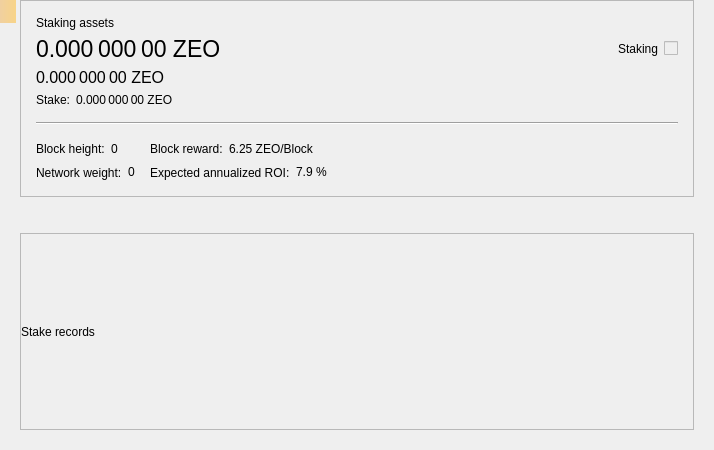
<?xml version="1.0" encoding="UTF-8"?>
<ui version="4.0">
 <class>StakePage</class>
 <widget class="QWidget" name="StakePage">
  <property name="geometry">
   <rect>
    <x>0</x>
    <y>0</y>
    <width>714</width>
    <height>450</height>
   </rect>
  </property>
  <property name="windowTitle">
   <string>Form</string>
  </property>
  <layout class="QVBoxLayout" name="verticalLayout_3">
   <property name="leftMargin">
    <number>20</number>
   </property>
   <property name="topMargin">
    <number>0</number>
   </property>
   <property name="rightMargin">
    <number>20</number>
   </property>
   <property name="bottomMargin">
    <number>20</number>
   </property>
   <item>
    <widget class="QFrame" name="frameStakeInfo">
     <property name="frameShape">
      <enum>QFrame::StyledPanel</enum>
     </property>
     <property name="frameShadow">
      <enum>QFrame::Raised</enum>
     </property>
     <layout class="QVBoxLayout" name="verticalLayout">
      <property name="spacing">
       <number>15</number>
      </property>
      <property name="leftMargin">
       <number>15</number>
      </property>
      <property name="topMargin">
       <number>15</number>
      </property>
      <property name="rightMargin">
       <number>15</number>
      </property>
      <property name="bottomMargin">
       <number>15</number>
      </property>
      <item>
       <layout class="QGridLayout" name="gridLayout_2">
        <property name="spacing">
         <number>6</number>
        </property>
        <item row="1" column="0">
         <widget class="QLabel" name="labelAssets">
          <property name="font">
           <font>
            <pointsize>17</pointsize>
           </font>
          </property>
          <property name="cursor">
           <cursorShape>IBeamCursor</cursorShape>
          </property>
          <property name="toolTip">
           <string>Your current spendable balance</string>
          </property>
          <property name="text">
           <string notr="true">0.000 000 00 ZEO</string>
          </property>
          <property name="alignment">
           <set>Qt::AlignLeading|Qt::AlignLeft|Qt::AlignVCenter</set>
          </property>
          <property name="textInteractionFlags">
           <set>Qt::LinksAccessibleByMouse|Qt::TextSelectableByMouse</set>
          </property>
         </widget>
        </item>
        <item row="2" column="0">
         <widget class="QLabel" name="labelAssetsImmature">
          <property name="font">
           <font>
            <pointsize>12</pointsize>
           </font>
          </property>
          <property name="cursor">
           <cursorShape>IBeamCursor</cursorShape>
          </property>
          <property name="toolTip">
           <string>Your immature balance</string>
          </property>
          <property name="text">
           <string notr="true">0.000 000 00 ZEO</string>
          </property>
          <property name="alignment">
           <set>Qt::AlignLeading|Qt::AlignLeft|Qt::AlignVCenter</set>
          </property>
          <property name="textInteractionFlags">
           <set>Qt::LinksAccessibleByMouse|Qt::TextSelectableByMouse</set>
          </property>
         </widget>
        </item>
        <item row="0" column="0">
         <widget class="QLabel" name="labelAssetsText">
          <property name="text">
           <string>Staking assets</string>
          </property>
          <property name="alignment">
           <set>Qt::AlignLeading|Qt::AlignLeft|Qt::AlignVCenter</set>
          </property>
         </widget>
        </item>
        <item row="1" column="2">
         <spacer name="horizontalSpacer_2">
          <property name="orientation">
           <enum>Qt::Horizontal</enum>
          </property>
          <property name="sizeHint" stdset="0">
           <size>
            <width>40</width>
            <height>20</height>
           </size>
          </property>
         </spacer>
        </item>
        <item row="4" column="0">
         <layout class="QHBoxLayout" name="horizontalLayout_5">
          <property name="spacing">
           <number>6</number>
          </property>
          <item>
           <widget class="QLabel" name="labelStakeText">
            <property name="sizePolicy">
             <sizepolicy hsizetype="Maximum" vsizetype="Preferred">
              <horstretch>0</horstretch>
              <verstretch>0</verstretch>
             </sizepolicy>
            </property>
            <property name="text">
             <string>Stake:</string>
            </property>
            <property name="alignment">
             <set>Qt::AlignLeading|Qt::AlignLeft|Qt::AlignVCenter</set>
            </property>
           </widget>
          </item>
          <item>
           <widget class="QLabel" name="labelStake">
            <property name="text">
             <string>0.000 000 00 ZEO</string>
            </property>
            <property name="alignment">
             <set>Qt::AlignLeading|Qt::AlignLeft|Qt::AlignVCenter</set>
            </property>
            <property name="textInteractionFlags">
             <set>Qt::LinksAccessibleByMouse|Qt::TextSelectableByMouse</set>
            </property>
           </widget>
          </item>
          <item>
           <spacer name="horizontalSpacer_3">
            <property name="orientation">
             <enum>Qt::Horizontal</enum>
            </property>
            <property name="sizeType">
             <enum>QSizePolicy::Minimum</enum>
            </property>
            <property name="sizeHint" stdset="0">
             <size>
              <width>0</width>
              <height>0</height>
             </size>
            </property>
           </spacer>
          </item>
         </layout>
        </item>
        <item row="1" column="4">
         <widget class="QLabel" name="labelStaking">
          <property name="text">
           <string>Staking</string>
          </property>
         </widget>
        </item>
        <item row="1" column="5">
         <widget class="QSwitchControl" name="checkStake">
          <property name="enabled">
           <bool>false</bool>
          </property>
         </widget>
        </item>
       </layout>
      </item>
      <item>
       <widget class="Line" name="hLine">
        <property name="orientation">
         <enum>Qt::Horizontal</enum>
        </property>
       </widget>
      </item>
      <item>
       <layout class="QGridLayout" name="gridLayout">
        <property name="verticalSpacing">
         <number>6</number>
        </property>
        <item row="0" column="0">
         <layout class="QHBoxLayout" name="horizontalLayout">
          <property name="spacing">
           <number>6</number>
          </property>
          <item>
           <widget class="QLabel" name="labelHeightText">
            <property name="sizePolicy">
             <sizepolicy hsizetype="Maximum" vsizetype="Preferred">
              <horstretch>0</horstretch>
              <verstretch>0</verstretch>
             </sizepolicy>
            </property>
            <property name="text">
             <string>Block height:</string>
            </property>
            <property name="alignment">
             <set>Qt::AlignLeading|Qt::AlignLeft|Qt::AlignVCenter</set>
            </property>
           </widget>
          </item>
          <item>
           <widget class="QLabel" name="labelHeight">
            <property name="text">
             <string>0</string>
            </property>
            <property name="alignment">
             <set>Qt::AlignLeading|Qt::AlignLeft|Qt::AlignVCenter</set>
            </property>
            <property name="textInteractionFlags">
             <set>Qt::LinksAccessibleByMouse|Qt::TextSelectableByMouse</set>
            </property>
           </widget>
          </item>
          <item>
           <spacer name="horizontalSpacer_4">
            <property name="orientation">
             <enum>Qt::Horizontal</enum>
            </property>
            <property name="sizeType">
             <enum>QSizePolicy::Minimum</enum>
            </property>
            <property name="sizeHint" stdset="0">
             <size>
              <width>0</width>
              <height>0</height>
             </size>
            </property>
           </spacer>
          </item>
         </layout>
        </item>
        <item row="0" column="1">
         <layout class="QHBoxLayout" name="horizontalLayout_3">
          <property name="spacing">
           <number>6</number>
          </property>
          <item>
           <widget class="QLabel" name="labelRewardText">
            <property name="sizePolicy">
             <sizepolicy hsizetype="Maximum" vsizetype="Preferred">
              <horstretch>0</horstretch>
              <verstretch>0</verstretch>
             </sizepolicy>
            </property>
            <property name="text">
             <string>Block reward:</string>
            </property>
            <property name="alignment">
             <set>Qt::AlignLeading|Qt::AlignLeft|Qt::AlignVCenter</set>
            </property>
           </widget>
          </item>
          <item>
           <widget class="QLabel" name="labelReward">
            <property name="text">
             <string>6.25 ZEO/Block</string>
            </property>
            <property name="alignment">
             <set>Qt::AlignLeading|Qt::AlignLeft|Qt::AlignVCenter</set>
            </property>
            <property name="textInteractionFlags">
             <set>Qt::LinksAccessibleByMouse|Qt::TextSelectableByMouse</set>
            </property>
           </widget>
          </item>
          <item>
           <spacer name="horizontalSpacer_6">
            <property name="orientation">
             <enum>Qt::Horizontal</enum>
            </property>
            <property name="sizeType">
             <enum>QSizePolicy::Minimum</enum>
            </property>
            <property name="sizeHint" stdset="0">
             <size>
              <width>0</width>
              <height>0</height>
             </size>
            </property>
           </spacer>
          </item>
         </layout>
        </item>
        <item row="0" column="2" rowspan="2">
         <spacer name="horizontalSpacer">
          <property name="orientation">
           <enum>Qt::Horizontal</enum>
          </property>
          <property name="sizeHint" stdset="0">
           <size>
            <width>40</width>
            <height>20</height>
           </size>
          </property>
         </spacer>
        </item>
        <item row="1" column="0">
         <layout class="QHBoxLayout" name="horizontalLayout_2">
          <property name="spacing">
           <number>6</number>
          </property>
          <item>
           <widget class="QLabel" name="labelWeightText">
            <property name="sizePolicy">
             <sizepolicy hsizetype="Maximum" vsizetype="Preferred">
              <horstretch>0</horstretch>
              <verstretch>0</verstretch>
             </sizepolicy>
            </property>
            <property name="text">
             <string>Network weight:</string>
            </property>
            <property name="alignment">
             <set>Qt::AlignLeading|Qt::AlignLeft|Qt::AlignVCenter</set>
            </property>
           </widget>
          </item>
          <item>
           <widget class="QLabel" name="labelWeight">
            <property name="text">
             <string>0</string>
            </property>
            <property name="alignment">
             <set>Qt::AlignLeading|Qt::AlignLeft|Qt::AlignVCenter</set>
            </property>
            <property name="textInteractionFlags">
             <set>Qt::LinksAccessibleByMouse|Qt::TextSelectableByMouse</set>
            </property>
           </widget>
          </item>
          <item>
           <spacer name="horizontalSpacer_5">
            <property name="orientation">
             <enum>Qt::Horizontal</enum>
            </property>
            <property name="sizeType">
             <enum>QSizePolicy::Minimum</enum>
            </property>
            <property name="sizeHint" stdset="0">
             <size>
              <width>0</width>
              <height>0</height>
             </size>
            </property>
           </spacer>
          </item>
         </layout>
        </item>
        <item row="1" column="1">
         <layout class="QHBoxLayout" name="horizontalLayout_4">
          <property name="spacing">
           <number>6</number>
          </property>
          <item>
           <widget class="QLabel" name="labelROIText">
            <property name="sizePolicy">
             <sizepolicy hsizetype="Maximum" vsizetype="Preferred">
              <horstretch>0</horstretch>
              <verstretch>0</verstretch>
             </sizepolicy>
            </property>
            <property name="text">
             <string>Expected annualized ROI:</string>
            </property>
            <property name="alignment">
             <set>Qt::AlignLeading|Qt::AlignLeft|Qt::AlignVCenter</set>
            </property>
           </widget>
          </item>
          <item>
           <widget class="QLabel" name="labelROI">
            <property name="text">
             <string>7.9 %</string>
            </property>
            <property name="alignment">
             <set>Qt::AlignLeading|Qt::AlignLeft|Qt::AlignVCenter</set>
            </property>
            <property name="textInteractionFlags">
             <set>Qt::LinksAccessibleByMouse|Qt::TextSelectableByMouse</set>
            </property>
           </widget>
          </item>
          <item>
           <spacer name="horizontalSpacer_7">
            <property name="orientation">
             <enum>Qt::Horizontal</enum>
            </property>
            <property name="sizeType">
             <enum>QSizePolicy::Minimum</enum>
            </property>
            <property name="sizeHint" stdset="0">
             <size>
              <width>0</width>
              <height>0</height>
             </size>
            </property>
           </spacer>
          </item>
         </layout>
        </item>
       </layout>
      </item>
     </layout>
    </widget>
   </item>
   <item>
    <spacer name="verticalSpacer">
     <property name="orientation">
      <enum>Qt::Vertical</enum>
     </property>
     <property name="sizeType">
      <enum>QSizePolicy::Fixed</enum>
     </property>
     <property name="sizeHint" stdset="0">
      <size>
       <width>20</width>
       <height>30</height>
      </size>
     </property>
    </spacer>
   </item>
   <item>
    <widget class="QFrame" name="frameStakeRecords">
     <property name="frameShape">
      <enum>QFrame::StyledPanel</enum>
     </property>
     <property name="frameShadow">
      <enum>QFrame::Raised</enum>
     </property>
     <layout class="QVBoxLayout" name="verticalLayout_2">
      <property name="leftMargin">
       <number>0</number>
      </property>
      <property name="topMargin">
       <number>0</number>
      </property>
      <property name="rightMargin">
       <number>0</number>
      </property>
      <property name="bottomMargin">
       <number>0</number>
      </property>
      <item>
       <widget class="QLabel" name="labelRecordsText">
        <property name="text">
         <string>Stake records</string>
        </property>
       </widget>
      </item>
     </layout>
    </widget>
   </item>
  </layout>
  <widget class="QLabel" name="labelAlerts">
   <property name="geometry">
    <rect>
     <x>0</x>
     <y>0</y>
     <width>16</width>
     <height>23</height>
    </rect>
   </property>
   <property name="visible">
    <bool>false</bool>
   </property>
   <property name="styleSheet">
    <string notr="true">QLabel { background-color: qlineargradient(x1: 0, y1: 0, x2: 1, y2: 0, stop:0 #F0D0A0, stop:1 #F8D488); color:#000000; }</string>
   </property>
   <property name="wordWrap">
    <bool>true</bool>
   </property>
   <property name="margin">
    <number>3</number>
   </property>
   <property name="textInteractionFlags">
    <set>Qt::TextSelectableByMouse</set>
   </property>
  </widget>
 </widget>
 <customwidgets>
  <customwidget>
   <class>QSwitchControl</class>
   <extends>QCheckBox</extends>
   <header>qt/qswitchcontrol.h</header>
  </customwidget>
 </customwidgets>
 <resources/>
 <connections/>
</ui>
